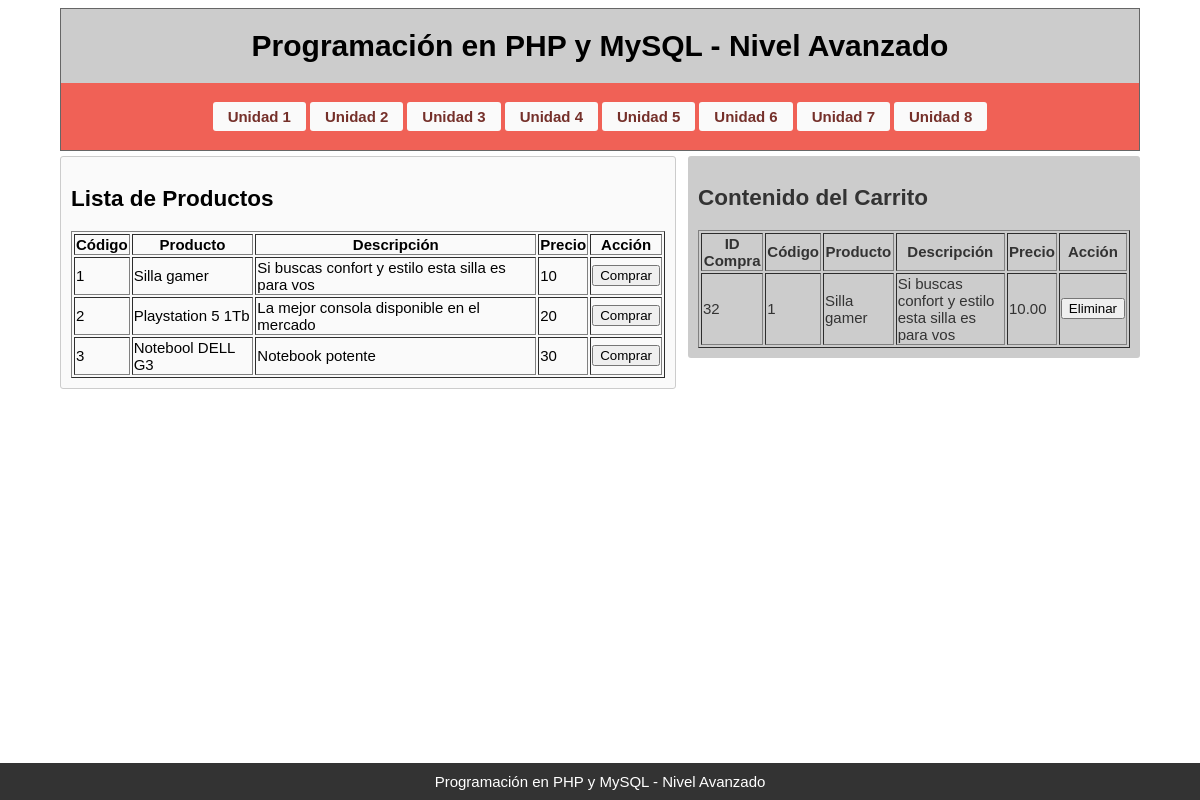
Page /unidad7.php on the committed database.
### tables this page shows
CREATE TABLE `compras` (
  `id_compra` int(5) NOT NULL,
  `codigo` int(10) NOT NULL,
  `producto` varchar(30) NOT NULL,
  `descripcion` varchar(255) NOT NULL,
  `precio` decimal(5,2) NOT NULL
);

### producto.php (called while the page is built)
<?php
class Producto {
    private $codigo;
    private $nombre;
    private $descripcion;
    private $precio;
    public function __construct($codigo, $nombre, $descripcion, $precio) {
        $this->codigo = $codigo;
        $this->nombre = $nombre;
        $this->descripcion = $descripcion;
        $this->precio = $precio;
    }
    public function getCodigo() {
        return $this->codigo;
    }
    public function getNombre() {
        return $this->nombre;
    }
    public function getDescripcion() {
        return $this->descripcion;
    }
    public function getPrecio() {
        return $this->precio;
    }
    public static function listar_productos() {
        return [
            new Producto(1, "Silla gamer", "Si buscas confort y estilo esta silla es para vos", 10.00),
            new Producto(2, "Playstation 5 1Tb", "La mejor consola disponible en el mercado", 20.00),
            new Producto(3, "Notebool DELL G3", "Notebook potente", 30.00),
        ];
    }
}
?>

### carrito.php (called while the page is built, shortened)
<?php
class Carrito {
    private $conexion;
    public function __construct($conexion) {
        $this->conexion = $conexion;
    }
    public function listar_compra() {
        $query = "SELECT id_compra, codigo, producto, descripcion, precio FROM compras";
        $resultados = $this->conexion->query($query);
        $compras = [];
        while ($row = $resultados->fetch_assoc()) {
            $compras[] = $row;
        }
        return $compras;
    }
}
?>

### unidad7.php (the view, shortened to what this page needs)
<?php
require_once 'conexion2.php';
require_once 'Producto.php';
require_once 'Carrito.php';
$carrito = new Carrito($conexion);
$productos = Producto::listar_productos();
$compras = $carrito->listar_compra();
?>
<!DOCTYPE html>
<html lang="es">
<head>
    <link rel="stylesheet" href="estilos.css">
</head>
<body>
<div class="container">
    <header>
        <h1>Programación en PHP y MySQL - Nivel Avanzado</h1>
        <nav>
            <?php include("botonera.php"); ?>
        </nav>
    </header>
    <section style="width: 55%">
        <h1>Lista de Productos</h1>
        <table border="1">
            <tr>
                <th>Código</th>
                <th>Producto</th>
                <th>Descripción</th>
                <th>Precio</th>
                <th>Acción</th>
            </tr>
            <?php foreach ($productos as $producto): ?>
            <tr>
                <td><?php echo $producto->getCodigo(); ?></td>
                <td><?php echo $producto->getNombre(); ?></td>
                <td><?php echo $producto->getDescripcion(); ?></td>
                <td><?php echo $producto->getPrecio(); ?></td>
                <td>
                    <form method="post">
                        <button type="submit" name="comprar">Comprar</button>
                    </form>
                </td>
            </tr>
            <?php endforeach; ?>
        </table>
    </section>
    <aside style="width:40%">
    <h1>Contenido del Carrito</h1>
        <table border="1">
            <tr>
                <th>ID Compra</th>
                <th>Código</th>
                <th>Producto</th>
                <th>Descripción</th>
                <th>Precio</th>
                <th>Acción</th>
            </tr>
            <?php foreach ($compras as $compra): ?>
            <tr>
                <td><?php echo $compra['id_compra']; ?></td>
                <td><?php echo $compra['codigo']; ?></td>
                <td><?php echo $compra['producto']; ?></td>
                <td><?php echo $compra['descripcion']; ?></td>
                <td><?php echo $compra['precio']; ?></td>
                <td>
                    <form method="post">
                        <button type="submit" name="eliminar">Eliminar</button>
                    </form>
                </td>
            </tr>
            <?php endforeach; ?>
        </table>
    </aside>
    <footer>
        <a href="https://site.elearning-total.com/courses/?com=lb">Programación en PHP y MySQL - Nivel Avanzado</a>
    </footer>
</div>
</body>
</html>

### estilos.css (style rules this page uses)
.container { width:1080px; margin:0px auto; font-size:1em; font-family: "Arial", Georgia, Serif; font-size: 15px; }
header { text-align:center; border: 1px solid #666; background: #cccccc; }
a { color: #333; text-decoration: none; }
section,aside { margin-top: 5px; padding: 10px; -moz-border-radius:3px;-webkit-border-radius:3px;-o-border-radius:3px;border-radius:3px; }
section { float: left; width: 70%; background: #fafafa; border: 1px solid #ccc; }
aside { float: right; width: 25%; background:#ccc; color: #333; }
nav { padding:0.2%; background:#f06156; margin-top: 0.5%; }
footer { position: fixed; width: 100%; right: 0; bottom: 0; left: 0; padding: 10px 0px 10px 0px; background-color: #333; text-align: center; }
footer a { color: #fff; }

### rows in the picture
compras: codigo "1", producto "Silla gamer", descripcion "Si buscas confort y estilo esta silla es para vos", precio "10", id_compra "32", precio "10.00"

### other values in the picture
$producto->getCodigo() "2"
$producto->getNombre() "Playstation 5 1Tb"
$producto->getDescripcion() "La mejor consola disponible en el mercado"
$producto->getPrecio() "20"
$producto->getCodigo() "3"
$producto->getNombre() "Notebool DELL G3"
$producto->getDescripcion() "Notebook potente"
$producto->getPrecio() "30"
